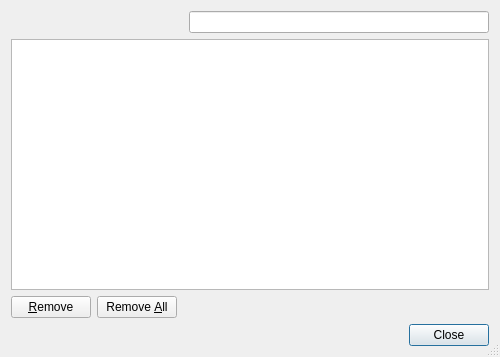
<?xml version="1.0" encoding="UTF-8"?>
<ui version="4.0">
 <class>WebDatabasesDialog</class>
 <widget class="QDialog" name="WebDatabasesDialog">
  <property name="geometry">
   <rect>
    <x>0</x>
    <y>0</y>
    <width>500</width>
    <height>357</height>
   </rect>
  </property>
  <property name="windowTitle">
   <string>Web SQL Databases</string>
  </property>
  <property name="sizeGripEnabled">
   <bool>true</bool>
  </property>
  <layout class="QGridLayout" name="gridLayout">
   <item row="0" column="0" colspan="3">
    <layout class="QHBoxLayout" name="horizontalLayout_2">
     <item>
      <spacer name="horizontalSpacer">
       <property name="orientation">
        <enum>Qt::Horizontal</enum>
       </property>
       <property name="sizeHint" stdset="0">
        <size>
         <width>40</width>
         <height>20</height>
        </size>
       </property>
      </spacer>
     </item>
     <item>
      <layout class="QHBoxLayout" name="horizontalLayout">
       <property name="spacing">
        <number>0</number>
       </property>
       <item>
        <widget class="E5ClearableLineEdit" name="searchEdit">
         <property name="minimumSize">
          <size>
           <width>300</width>
           <height>0</height>
          </size>
         </property>
         <property name="toolTip">
          <string>Enter search term for databases</string>
         </property>
        </widget>
       </item>
      </layout>
     </item>
    </layout>
   </item>
   <item row="1" column="0" colspan="3">
    <widget class="E5TreeView" name="databasesTree">
     <property name="alternatingRowColors">
      <bool>true</bool>
     </property>
     <property name="selectionMode">
      <enum>QAbstractItemView::ExtendedSelection</enum>
     </property>
    </widget>
   </item>
   <item row="2" column="0">
    <widget class="QPushButton" name="removeButton">
     <property name="toolTip">
      <string>Press to remove the selected entries</string>
     </property>
     <property name="text">
      <string>&amp;Remove</string>
     </property>
     <property name="autoDefault">
      <bool>false</bool>
     </property>
    </widget>
   </item>
   <item row="2" column="1">
    <widget class="QPushButton" name="removeAllButton">
     <property name="toolTip">
      <string>Press to remove all entries</string>
     </property>
     <property name="text">
      <string>Remove &amp;All</string>
     </property>
     <property name="autoDefault">
      <bool>false</bool>
     </property>
    </widget>
   </item>
   <item row="2" column="2">
    <spacer name="horizontalSpacer_2">
     <property name="orientation">
      <enum>Qt::Horizontal</enum>
     </property>
     <property name="sizeHint" stdset="0">
      <size>
       <width>309</width>
       <height>20</height>
      </size>
     </property>
    </spacer>
   </item>
   <item row="3" column="0" colspan="3">
    <widget class="QDialogButtonBox" name="buttonBox">
     <property name="orientation">
      <enum>Qt::Horizontal</enum>
     </property>
     <property name="standardButtons">
      <set>QDialogButtonBox::Close</set>
     </property>
    </widget>
   </item>
  </layout>
 </widget>
 <customwidgets>
  <customwidget>
   <class>E5ClearableLineEdit</class>
   <extends>QLineEdit</extends>
   <header>E5Gui/E5LineEdit.h</header>
  </customwidget>
  <customwidget>
   <class>E5TreeView</class>
   <extends>QTreeView</extends>
   <header>E5Gui/E5TreeView.h</header>
  </customwidget>
 </customwidgets>
 <tabstops>
  <tabstop>searchEdit</tabstop>
  <tabstop>databasesTree</tabstop>
  <tabstop>removeButton</tabstop>
  <tabstop>removeAllButton</tabstop>
  <tabstop>buttonBox</tabstop>
 </tabstops>
 <resources/>
 <connections>
  <connection>
   <sender>buttonBox</sender>
   <signal>accepted()</signal>
   <receiver>WebDatabasesDialog</receiver>
   <slot>accept()</slot>
   <hints>
    <hint type="sourcelabel">
     <x>248</x>
     <y>254</y>
    </hint>
    <hint type="destinationlabel">
     <x>157</x>
     <y>274</y>
    </hint>
   </hints>
  </connection>
  <connection>
   <sender>buttonBox</sender>
   <signal>rejected()</signal>
   <receiver>WebDatabasesDialog</receiver>
   <slot>reject()</slot>
   <hints>
    <hint type="sourcelabel">
     <x>316</x>
     <y>260</y>
    </hint>
    <hint type="destinationlabel">
     <x>286</x>
     <y>274</y>
    </hint>
   </hints>
  </connection>
 </connections>
</ui>
